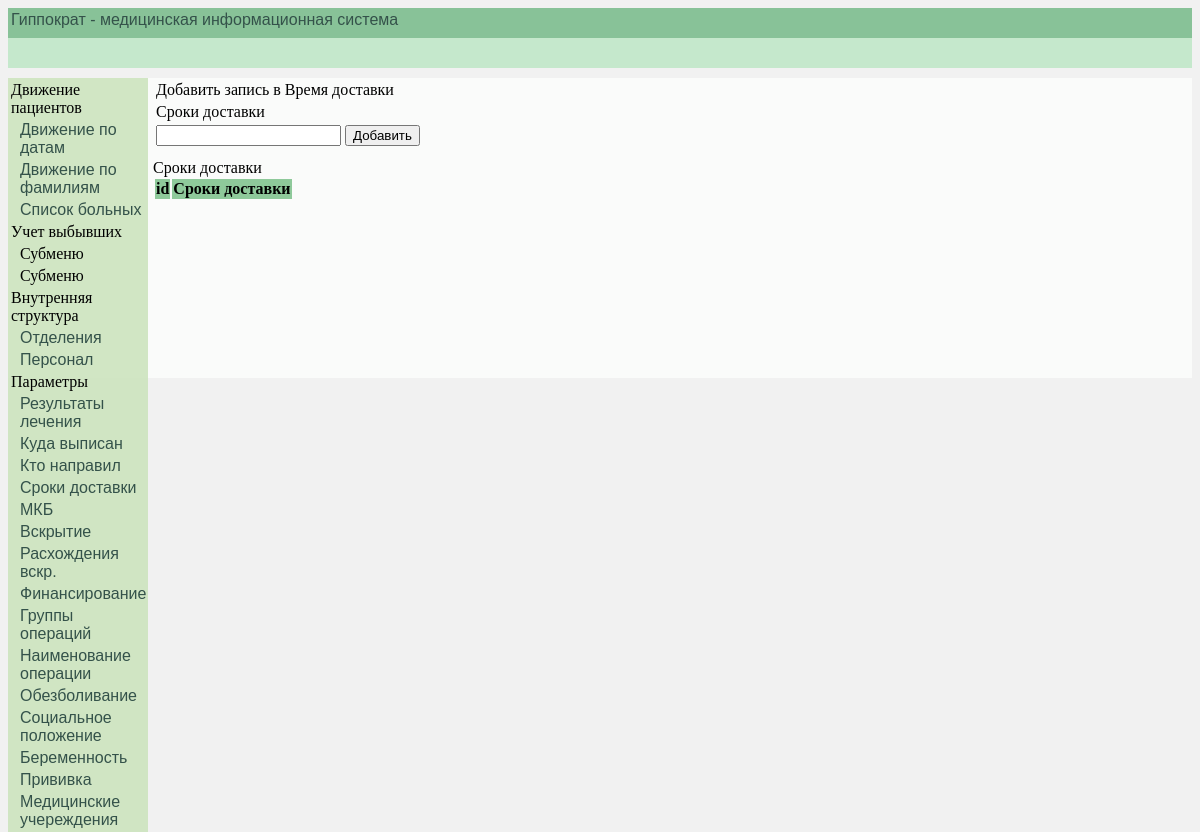
The page /delivery_time/ on the database as committed earlier.
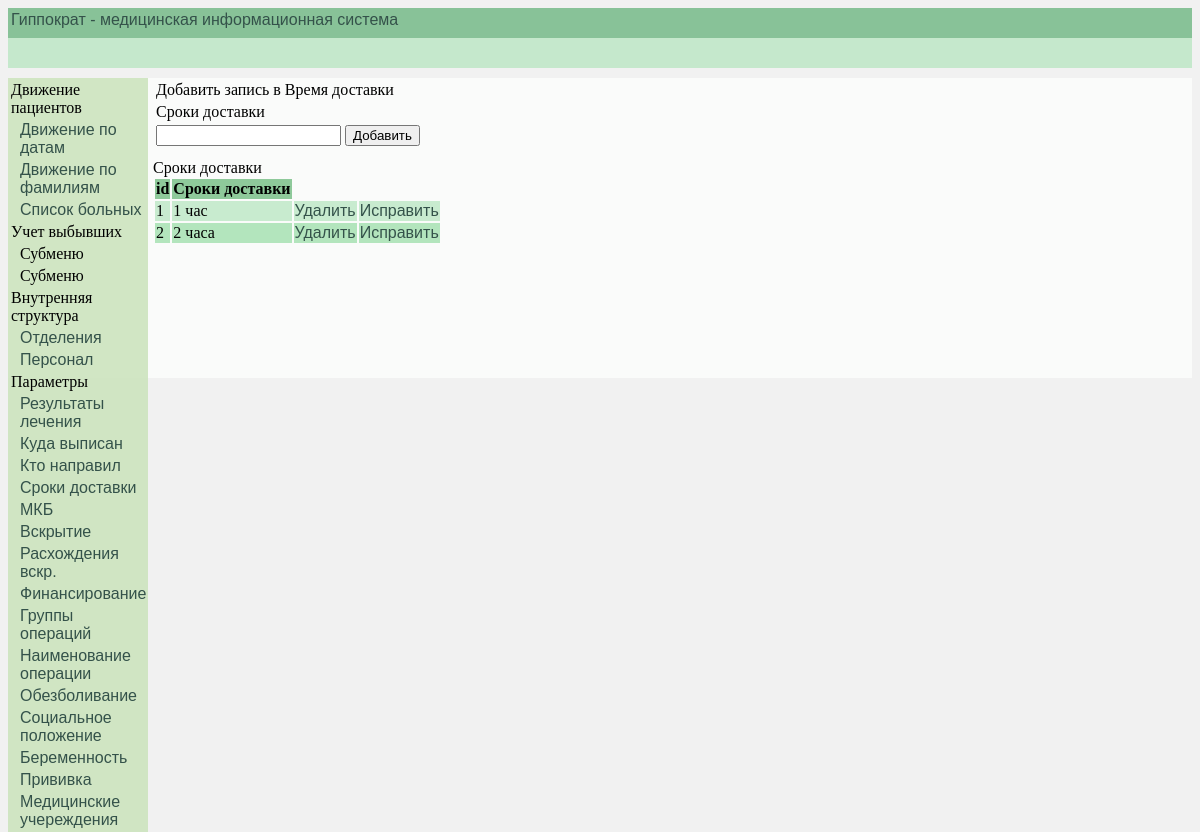
The same page on the database as committed later.
### InternalStructure/models.py (models this page shows, shortened)
class DeliveryTime(models.Model):
    delivery_time = models.CharField(db_index=True, verbose_name='Сроки доставки', max_length=40)
    class Meta:
        verbose_name_plural = 'Сроки доставки'
        verbose_name = 'Сроки доставки'
        ordering = ['delivery_time']

### Main/views.py (the view)
# urls.py: path('delivery_time/', data_page,
def data_page(request, model, rec_form, template, filter_form=None):
    list_of_records = model.objects.all()
    if request.method == 'POST':
        add_list_form = rec_form(request.POST)
        if add_list_form.is_valid():
            add_list_form.save()
            rev = template
            return HttpResponseRedirect(reverse(rev))
    else:
        return render(request, 'Main/' + template + '.html', {'list_of_records': list_of_records,
                                                              'rec_form': rec_form,
                                                              'filter_form': filter_form})

### Main/templates/Main/delivery_time.html
{% extends "Main/base.html" %}
{% block content %}
{% include "InternalStructure/delivery_time.html" %}
{% endblock %}

### InternalStructure/templates/InternalStructure/delivery_time.html (shortened to what this page needs)
{% load static %}
<!DOCTYPE html>
<html lang="ru">
<head>
    <link rel="stylesheet" type="text/css" href="{% static 'InternalStructure/css/internal_structure.css' %}" >
</head>
<body>
<div id="add_pat">
    <table id="table_add_pat">
        <tr>
            <td colspan="2">Добавить запись в Время доставки</td>
        </tr>
         <tr>
            <td>Сроки доставки</td>
        </tr>
        <tr>
            <form method="POST">
                <td>{{ rec_form.delivery_time }}</td>
                <td><input type="submit" value="Добавить" ></td>
            </form>
        </tr>
    </table>
</div>
<div>Сроки доставки</div>
<table id="Table_list">
    <tr class="Table_list_pat_head">
        <th>id</th>
        <th>Сроки доставки</th>
    </tr>
        {% for rec in list_of_records %}
            <tr>
                <td>{{ rec.id }}</td>
                <td>{{ rec.delivery_time }}</td>
                <td><a href="{% url 'delete_delivery_time' id_record=rec.id %}">Удалить</a></td>
                <td><a href="{% url 'edit_delivery_time' id_record=rec.id %}">Исправить</a></td>
             </tr>
        {% endfor %}
</table>
</body>
</html>

Rows that differ between the two databases and show on the page:
added DeliveryTime: id "1", delivery_time "1 час"
added DeliveryTime: id "2", delivery_time "2 часа"
